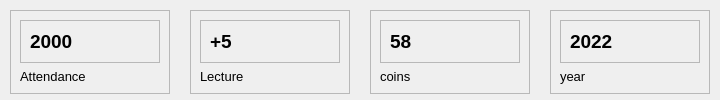
        <widget class="QWidget" name="cardFrame" native="true">
         <layout class="QHBoxLayout" name="horizontalLayout_7">
          <property name="spacing">
           <number>20</number>
          </property>
          <property name="leftMargin">
           <number>10</number>
          </property>
          <property name="topMargin">
           <number>10</number>
          </property>
          <property name="rightMargin">
           <number>10</number>
          </property>
          <property name="bottomMargin">
           <number>0</number>
          </property>
          <item alignment="Qt::AlignTop">
           <widget class="QFrame" name="card1">
            <property name="minimumSize">
             <size>
              <width>160</width>
              <height>0</height>
             </size>
            </property>
            <property name="frameShape">
             <enum>QFrame::StyledPanel</enum>
            </property>
            <property name="frameShadow">
             <enum>QFrame::Raised</enum>
            </property>
            <layout class="QVBoxLayout" name="verticalLayout_2">
             <item>
              <widget class="QFrame" name="frame">
               <property name="frameShape">
                <enum>QFrame::StyledPanel</enum>
               </property>
               <property name="frameShadow">
                <enum>QFrame::Raised</enum>
               </property>
               <layout class="QHBoxLayout" name="horizontalLayout_8">
                <item>
                 <widget class="QLabel" name="label">
                  <property name="font">
                   <font>
                    <pointsize>14</pointsize>
                    <weight>75</weight>
                    <bold>true</bold>
                   </font>
                  </property>
                  <property name="text">
                   <string>2000</string>
                  </property>
                 </widget>
                </item>
                <item>
                 <widget class="QLabel" name="label_3">
                  <property name="maximumSize">
                   <size>
                    <width>40</width>
                    <height>40</height>
                   </size>
                  </property>
                  <property name="text">
                   <string/>
                  </property>
                  <property name="pixmap">
                   <pixmap resource="resource.qrc">:/blueIcon/iconsblue/bar-chart-2.svg</pixmap>
                  </property>
                  <property name="scaledContents">
                   <bool>true</bool>
                  </property>
                 </widget>
                </item>
               </layout>
              </widget>
             </item>
             <item>
              <widget class="QLabel" name="label_4">
               <property name="font">
                <font>
                 <pointsize>10</pointsize>
                </font>
               </property>
               <property name="text">
                <string>Attendance</string>
               </property>
              </widget>
             </item>
            </layout>
           </widget>
          </item>
          <item alignment="Qt::AlignTop">
           <widget class="QFrame" name="card2">
            <property name="minimumSize">
             <size>
              <width>160</width>
              <height>0</height>
             </size>
            </property>
            <property name="frameShape">
             <enum>QFrame::StyledPanel</enum>
            </property>
            <property name="frameShadow">
             <enum>QFrame::Raised</enum>
            </property>
            <layout class="QVBoxLayout" name="verticalLayout_3">
             <item alignment="Qt::AlignTop">
              <widget class="QFrame" name="frame_2">
               <property name="frameShape">
                <enum>QFrame::StyledPanel</enum>
               </property>
               <property name="frameShadow">
                <enum>QFrame::Raised</enum>
               </property>
               <layout class="QHBoxLayout" name="horizontalLayout_9">
                <item>
                 <widget class="QLabel" name="label_5">
                  <property name="font">
                   <font>
                    <pointsize>14</pointsize>
                    <weight>75</weight>
                    <bold>true</bold>
                   </font>
                  </property>
                  <property name="text">
                   <string>+5</string>
                  </property>
                 </widget>
                </item>
                <item>
                 <widget class="QLabel" name="label_6">
                  <property name="maximumSize">
                   <size>
                    <width>40</width>
                    <height>40</height>
                   </size>
                  </property>
                  <property name="text">
                   <string/>
                  </property>
                  <property name="pixmap">
                   <pixmap resource="resource.qrc">:/blueIcon/iconsblue/pen-tool.svg</pixmap>
                  </property>
                  <property name="scaledContents">
                   <bool>true</bool>
                  </property>
                 </widget>
                </item>
               </layout>
              </widget>
             </item>
             <item alignment="Qt::AlignTop">
              <widget class="QLabel" name="label_7">
               <property name="font">
                <font>
                 <pointsize>10</pointsize>
                </font>
               </property>
               <property name="text">
                <string>Lecture</string>
               </property>
              </widget>
             </item>
            </layout>
           </widget>
          </item>
          <item alignment="Qt::AlignTop">
           <widget class="QFrame" name="card4">
            <property name="minimumSize">
             <size>
              <width>160</width>
              <height>0</height>
             </size>
            </property>
            <property name="frameShape">
             <enum>QFrame::StyledPanel</enum>
            </property>
            <property name="frameShadow">
             <enum>QFrame::Raised</enum>
            </property>
            <layout class="QVBoxLayout" name="verticalLayout_5">
             <item alignment="Qt::AlignTop">
              <widget class="QFrame" name="frame_4">
               <property name="frameShape">
                <enum>QFrame::StyledPanel</enum>
               </property>
               <property name="frameShadow">
                <enum>QFrame::Raised</enum>
               </property>
               <layout class="QHBoxLayout" name="horizontalLayout_11">
                <item>
                 <widget class="QLabel" name="label_11">
                  <property name="font">
                   <font>
                    <pointsize>14</pointsize>
                    <weight>75</weight>
                    <bold>true</bold>
                   </font>
                  </property>
                  <property name="text">
                   <string>58</string>
                  </property>
                 </widget>
                </item>
                <item>
                 <widget class="QLabel" name="label_12">
                  <property name="maximumSize">
                   <size>
                    <width>40</width>
                    <height>40</height>
                   </size>
                  </property>
                  <property name="text">
                   <string/>
                  </property>
                  <property name="pixmap">
                   <pixmap resource="resource.qrc">:/blueIcon/iconsblue/target.svg</pixmap>
                  </property>
                  <property name="scaledContents">
                   <bool>true</bool>
                  </property>
                 </widget>
                </item>
               </layout>
              </widget>
             </item>
             <item alignment="Qt::AlignTop">
              <widget class="QLabel" name="label_13">
               <property name="font">
                <font>
                 <pointsize>10</pointsize>
                </font>
               </property>
               <property name="text">
                <string>coins</string>
               </property>
              </widget>
             </item>
            </layout>
           </widget>
          </item>
          <item alignment="Qt::AlignTop">
           <widget class="QFrame" name="card3">
            <property name="minimumSize">
             <size>
              <width>160</width>
              <height>0</height>
             </size>
            </property>
            <property name="frameShape">
             <enum>QFrame::StyledPanel</enum>
            </property>
            <property name="frameShadow">
             <enum>QFrame::Raised</enum>
            </property>
            <layout class="QVBoxLayout" name="verticalLayout_4">
             <item alignment="Qt::AlignTop">
              <widget class="QFrame" name="frame_3">
               <property name="frameShape">
                <enum>QFrame::StyledPanel</enum>
               </property>
               <property name="frameShadow">
                <enum>QFrame::Raised</enum>
               </property>
               <layout class="QHBoxLayout" name="horizontalLayout_10">
                <item>
                 <widget class="QLabel" name="label_8">
                  <property name="font">
                   <font>
                    <pointsize>14</pointsize>
                    <weight>75</weight>
                    <bold>true</bold>
                   </font>
                  </property>
                  <property name="text">
                   <string>2022</string>
                  </property>
                 </widget>
                </item>
                <item>
                 <widget class="QLabel" name="label_9">
                  <property name="maximumSize">
                   <size>
                    <width>40</width>
                    <height>40</height>
                   </size>
                  </property>
                  <property name="text">
                   <string/>
                  </property>
                  <property name="pixmap">
                   <pixmap resource="resource.qrc">:/blueIcon/iconsblue/calendar.svg</pixmap>
                  </property>
                  <property name="scaledContents">
                   <bool>true</bool>
                  </property>
                 </widget>
                </item>
               </layout>
              </widget>
             </item>
             <item alignment="Qt::AlignTop">
              <widget class="QLabel" name="label_10">
               <property name="font">
                <font>
                 <pointsize>10</pointsize>
                </font>
               </property>
               <property name="text">
                <string>year</string>
               </property>
              </widget>
             </item>
            </layout>
           </widget>
          </item>
         </layout>
        </widget>
